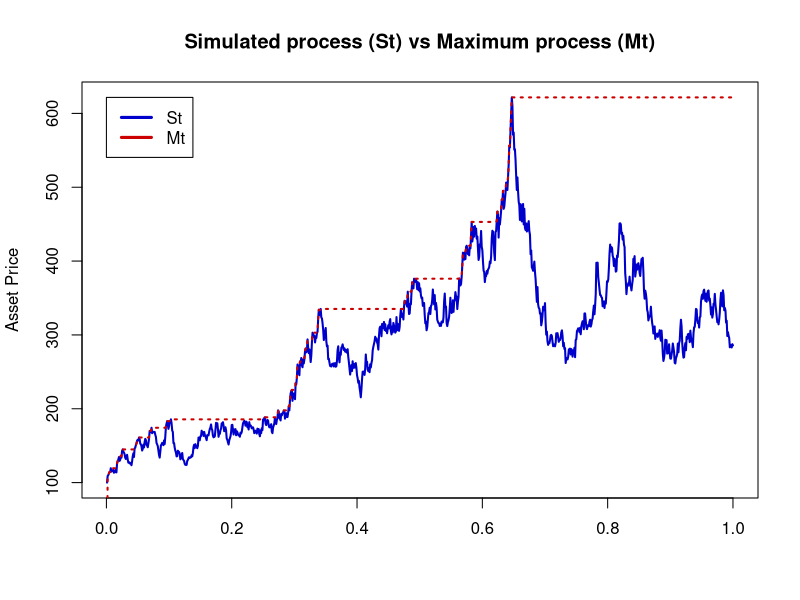

R code for this plot:

# clear variables and close windows
rm(list = ls(all = TRUE))
graphics.off()

# parameter settings
para          = c(100, 0.05, 0.03)
S0            = para[1]  # Initial Stock Price
r             = para[2]  # Interest Rate per Year
vol           = para[3]  # Volatility per Year
N             = 1000
t             = 1:N/N
volatility    = vol * vol
dt            = 1
randomWt1     = rnorm(N, 0, 1)
Wtsum1        = cumsum(t(randomWt1))
Path1         = exp((r - 0.5 * volatility) * dt + vol * sqrt(dt) * Wtsum1)
StockPath1    = matrix(0, N, 1)
StockPath1[1] = S0

for (i in 2:N) {
    StockPath1[i] = S0 * Path1[i]
}

s    = StockPath1
y    = matrix(0, N, 1)
y[i] = s[1]

for (i in 2:N) {
    if (s[i] > y[i - 1]) {
        y[i] = s[i]
    } else {
        y[i] = y[i - 1]
    }
}

# plot
plot(t, StockPath1, type = "l", col = "blue3", lwd = 2, ylab = "Asset Price",
     xlab = "", main = "Simulated process (St) vs Maximum process (Mt)")
lines(t, y, col = "red3", lty = "dotted", lwd = 2)
legend(0, max(y), c("St", "Mt"), lty = c(1, 1), lwd = 3, col = c("blue3", "red3"), 
       bg = "white")
